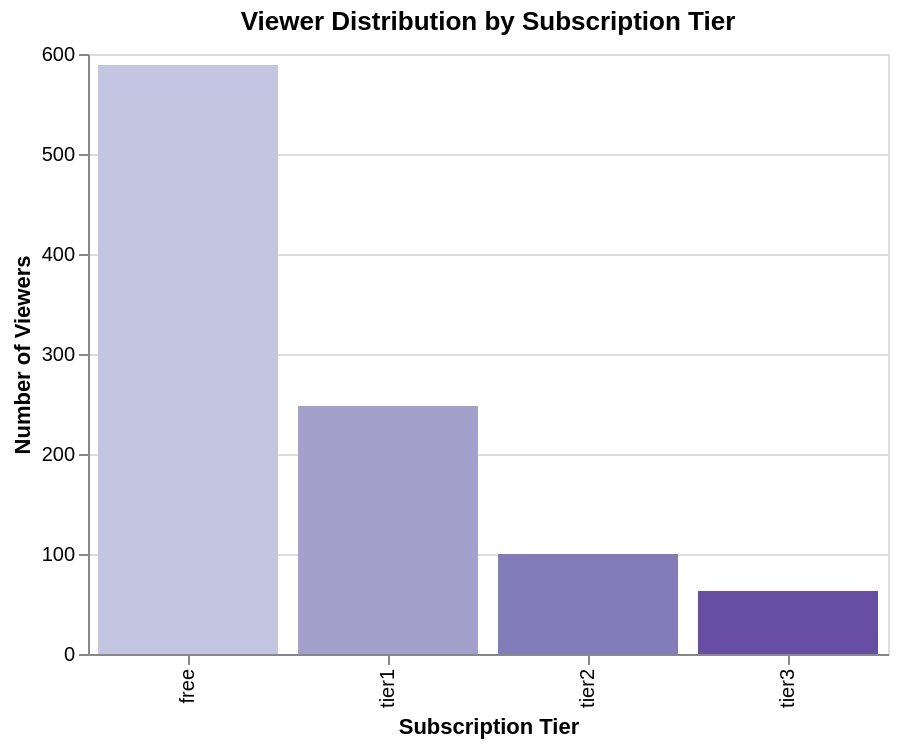

Here is the notebook cell this chart was saved with:
### Markdown cell above
#### Viewer Count by Subscription Tier

Used altair methods `x=alt.x()` for this instead of keywords & tooltips
- https://altair-viz.github.io/user_guide/encodings/index.html

### Code cell
alt.Chart(viewers_df_resolved).mark_bar(color="purple").encode(
    x=alt.X(
        "subscription_tier:N",
        title="Subscription Tier",
        sort=["free", "tier1", "tier2", "tier3"],
        ),
    y=alt.Y("count():Q", title="Number of Viewers"),
    color=alt.Color(
        "subscription_tier:N", scale=alt.Scale(scheme="purples"), legend=None
    ),
    tooltip=["subscription_tier", "count()"],
).properties(title="Viewer Distribution by Subscription Tier", width=400, height=300)

### Figure 1 — Vega-Lite specification as saved in the notebook (floating-point values rounded to 4 significant figures; data arrays with more than 128 entries replaced by an {"elided": "..."} marker saying what was removed)
{"config": {"view": {"continuousWidth": 300, "continuousHeight": 300}}, "data": {"name": "data-4c5a8088dd4e434d1d5bc00a56c0775e"}, "mark": {"type": "bar", "color": "purple"}, "encoding": {"color": {"field": "subscription_tier", "legend": null, "scale": {"scheme": "purples"}, "type": "nominal"}, "tooltip": [{"field": "subscription_tier", "type": "nominal"}, {"aggregate": "count", "type": "quantitative"}], "x": {"field": "subscription_tier", "sort": ["free", "tier1", "tier2", "tier3"], "title": "Subscription Tier", "type": "nominal"}, "y": {"aggregate": "count", "title": "Number of Viewers", "type": "quantitative"}}, "height": 300, "title": "Viewer Distribution by Subscription Tier", "width": 400, "$schema": "https://vega.github.io/schema/vega-lite/v6.4.1.json", "datasets": {"data-4c5a8088dd4e434d1d5bc00a56c0775e": {"elided": "1000 records"}}}
